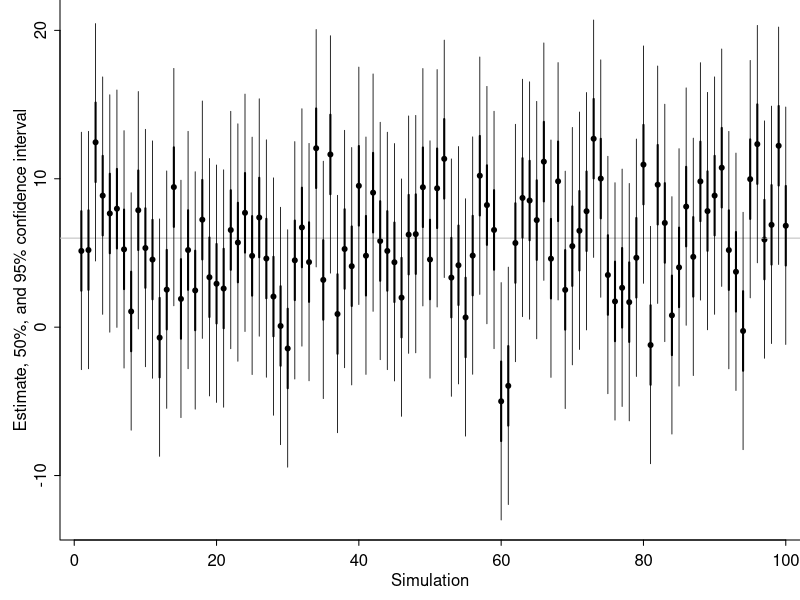

Write R code to recreate this figure.
#' ---
#' title: "Regression and Other Stories: Coverage"
#' author: "Andrew Gelman, Aki Vehtari"
#' date: "`r format(Sys.Date())`"
#' ---

#+ setup, message=FALSE, error=FALSE, warning=FALSE, eval=FALSE, include=FALSE
# This library is needed only when saving the figure, and thus not loaded for the notebook
library("here")

#' **Simulate**
n_rep <- 100
est <- rep(NA, n_rep)
conf <- array(NA, c(n_rep, 4))
mu <- 6
sigma <- 4
for (i in 1:n_rep){
  y <- rnorm(1, mu, sigma)
  est[i] <- y
  conf[i,] <- y + c(-2, -.67, .67, 2) * sigma
}

#' **Plot**
#+ eval=FALSE, include=FALSE
pdf(here("Coverage/figs","coverage.pdf"), height=4, width=8)
#+
par(mar=c(3,3,0,0), mgp=c(1.5,.5,0), tck=-.01)
plot(c(-2, n_rep+2), range(conf), bty="l", xlab="Simulation", ylab="Estimate, 50%, and 95% confidence interval", xaxs="i", yaxt="n", type="n")
axis(2, seq(-10,20,10))
points(1:n_rep, est, pch=20)
abline(mu, 0, col="gray")
for (i in 1:n_rep){
  lines(c(i,i), conf[i,c(1,4)], lwd=.8)
  lines(c(i,i), conf[i,c(2,3)], lwd=2)
}
#+ eval=FALSE, include=FALSE
dev.off()
